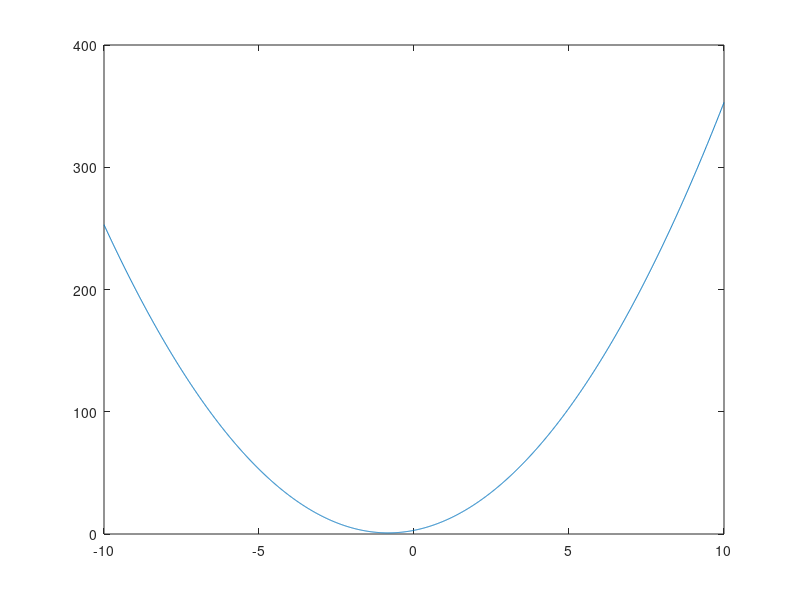
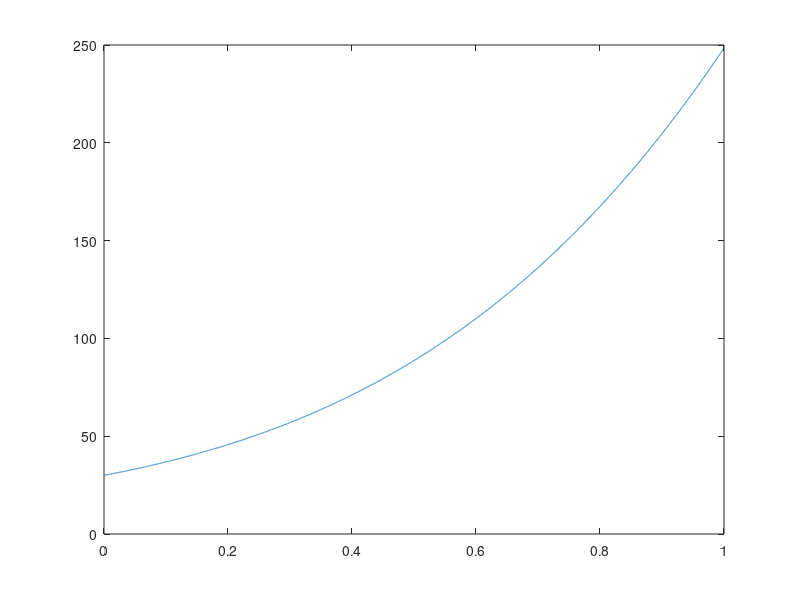
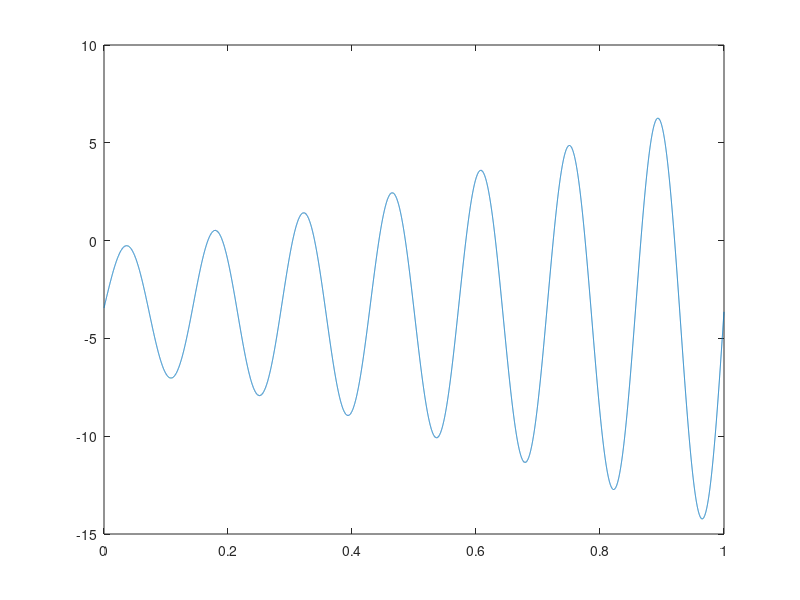
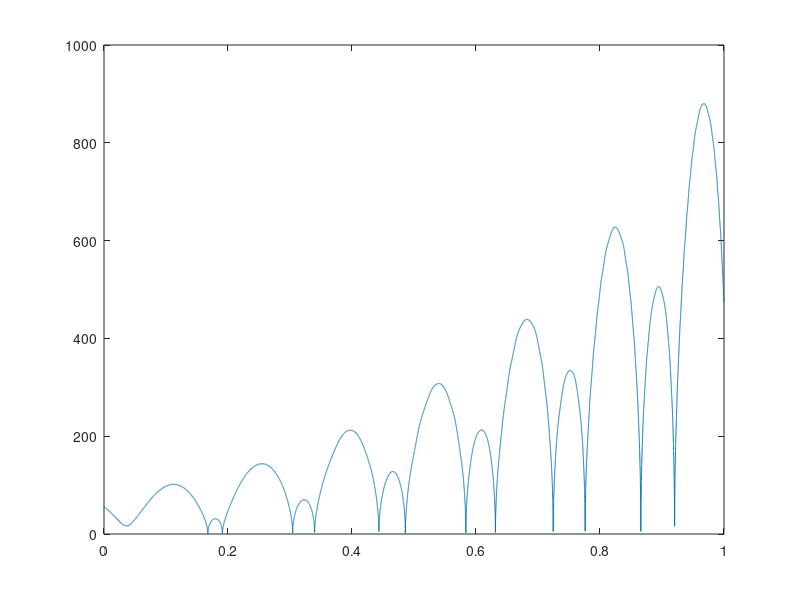

MATLAB code to generate these figures, in order:
file = fopen('output.txt');
X=[-10:0.01:10];
A=textscan(file,'%f');
Array=A{1,1};
p_1=figure;
plot(X,Array)
print(p_1,'Plot_1','-dpng')
fclose(file);

step=1/22050;
X=[0:step:1-step];

file = fopen('2_1.txt');
A=textscan(file,'%f');
Array=A{1,1};
p_2 = figure;
plot(X,Array)
print(p_2,'Plot_2','-dpng')
fclose(file);

file = fopen('2_2.txt');
A=textscan(file,'%f');
Array=A{1,1};
p_3 = figure;
plot(X,Array)
print(p_3,'Plot_3','-dpng')
fclose(file);

file = fopen('2_3.txt');
A = textscan(file,'%f');
Array = A{1,1};
p_4 = figure;
plot(X,Array)
print(p_4,'Plot_4','-dpng')
fclose(file);

file = fopen('2_4.txt');
A = textscan(file,'%f');
Array = A{1,1};
p_5 = figure;
plot(X,Array)
print(p_5,'Plot_5','-dpng')
fclose(file);

file = fopen('2_5.txt');
A = textscan(file,'%f');
Array = A{1,1};
p_6 = figure;
plot(X,Array)
print(p_6,'Plot_6','-dpng')
fclose(file);